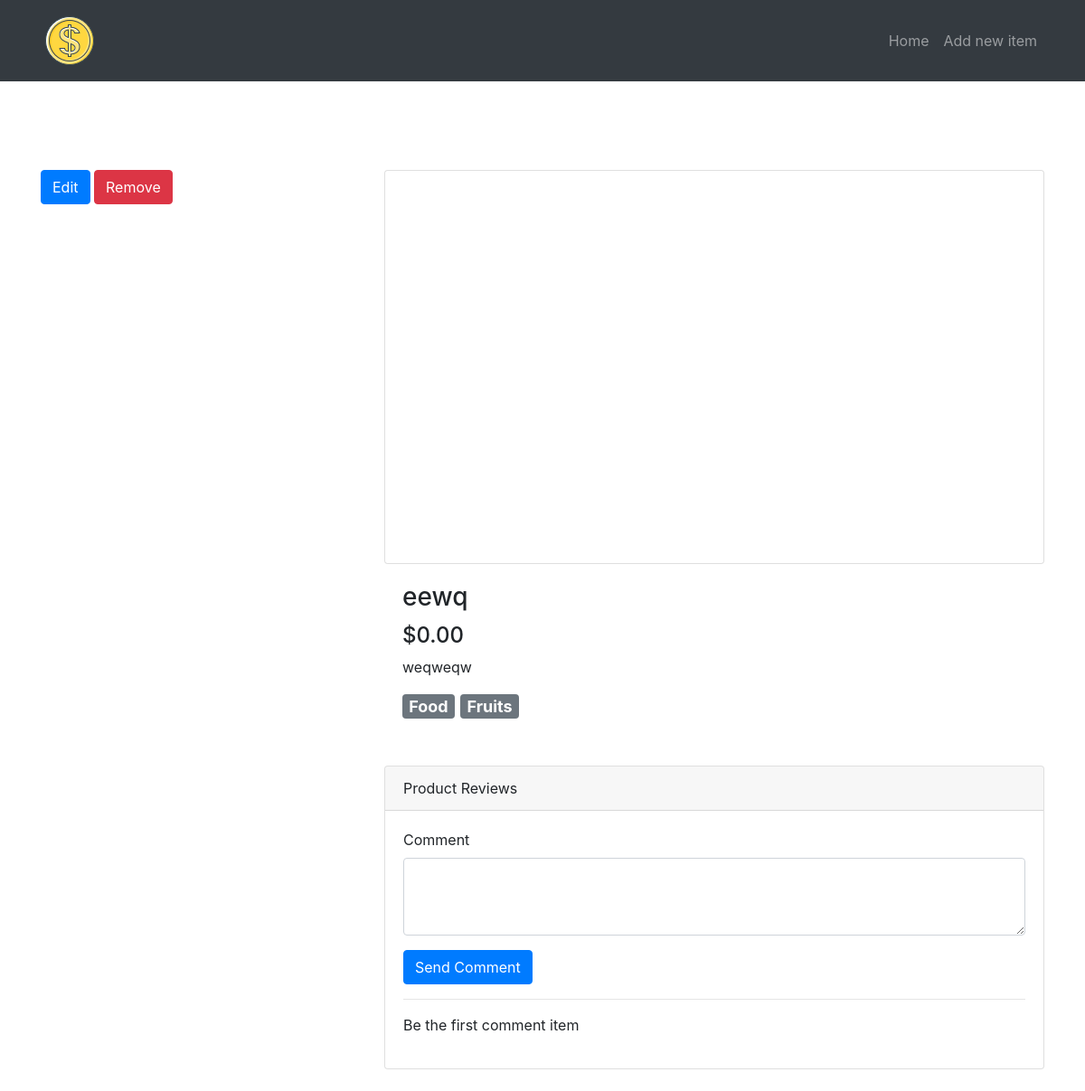
Screenshot of /items/9 with the database file from the repository.
### tables this page shows
CREATE TABLE items(
    id INTEGER PRIMARY KEY AUTOINCREMENT,
    title TEXT,
    description TEXT,
    price REAL,
    image TEXT,
    category_id INTEGER,
    subcategory_id INTEGER,
    FOREIGN KEY(category_id) REFERENCES categories(id),
    FOREIGN KEY(subcategory_id) REFERENCES subcategories(id)
);

CREATE TABLE categories(
    id INTEGER PRIMARY KEY AUTOINCREMENT,
    name TEXT
);

CREATE TABLE subcategories(
    id INTEGER PRIMARY KEY AUTOINCREMENT,
    name TEXT,
    category_id INTEGER,
    FOREIGN KEY(category_id) REFERENCES categories(id)
);

### alegrosz/views/items_views.py (the view)
@item_bp.route('/<int:item_id>')
def item(item_id):
    remove_item_form = RemoveItemForm()
    c = get_db().cursor()
    item_from_db = c.execute("""SELECT
        i.id, i.title, i.description, i.price, i.image, c.name, s.name
        FROM
        items AS i
        INNER JOIN  categories AS c ON i.category_id = c.id
        INNER JOIN subcategories AS s ON i.subcategory_id = s.id
        WHERE i.id = ?""", (item_id,))
    row = c.fetchone()
    try:
        item = {
            "id": row[0],
            "title": row[1],
            "description": row[2],
            "price": row[3],
            "image": row[4],
            "category": row[5],
            "subcategory": row[6]
        }
    except TypeError:
        item = {}
    comments = []
    if item:
        comments_from_db = c.execute('''SELECT
        content FROM comments
        WHERE item_id = ?
        ORDER BY id DESC
        ''', (item_id,))
        comments = [{'content': row[0]} for row in comments_from_db]
    commentForm = NewCommentForm()
    commentForm.item_id.data = item_id
    return render_template('item.html', item=item, removeItemForm=remove_item_form, commentForm=commentForm,
                           comments=comments)

### alegrosz/forms/item_forms.py
class RemoveItemForm(FlaskForm):
    submit = SubmitField("Remove")

### alegrosz/forms/comments_forms.py
class NewCommentForm(FlaskForm):
    content = TextAreaField("Comment", validators=[DataRequired("Data is required")])
    item_id = HiddenField(validators=[DataRequired()])
    submit = SubmitField("Send Comment")

### alegrosz/__init__.py (called while the page is built)
@app.teardown_appcontext
def close_connection(exception):
    db = getattr(g, '_database', None)
    if db is not None:
        db.close()

### alegrosz/db.py (called while the page is built)
def get_db():
    db = getattr(g, '_database', None)
    if db is None:
        db = g.database = sqlite3.connect(os.path.join(db_abs_path, 'database', 'alegrosz.db'))
    return db

### alegrosz/templates/item.html (shortened to what this page needs)
{% extends "base.html" %}
{% block content %}
<div class="row">
    <div class="col-lg-4 my-4">
        <a href="{{ url_for('items.edit_item', item_id=item.id) }}" class="btn btn-primary">Edit
        </a>
        <form action="{{ url_for('items.remove_item', item_id=item.id) }}" class="delete-form" method="POST">
            {{ removeItemForm.submit(class="btn btn-danger", onclick="return confirm('Are you sure you want to delete
            this item?');") }}
        </form>
    </div>
    <div class="col-lg-8">
        <div class="card mt-4">
            <div class="embed-responsive embed-responsive-16by9">
            </div>
        </div>
        <div class="card-body">
            <h3 class="card-title">
                {{ item.title }}
            </h3>
            <h4>{{ "$%.2f"|format(item.price) }}
            </h4>
            <p class="card-text">
                {{ item.description }}
            </p>
            <h4>
                <div class="badge badge-secondary">
                    {{ item.category }}
                </div>
                <div class="badge badge-secondary">
                    {{ item.subcategory }}
                </div>
            </h4>
        </div>
        <div class="card card-outline-secondary my-4">
            <div class="card-header">
                Product Reviews
            </div>
            <div class="card-body">
                <form action="{{ url_for('comments.add_comment') }}" class="comment-form" method="post">
                    <div class="form-group">
                        {{ commentForm.content.label }}
                        {{ commentForm.content(class='form-control', rows='3') }}
                    </div>
                        {{ commentForm.submit(class='btn btn-primary') }}
                </form>
                <hr class="form-boarder">
                {% if comments %}
                    {% for comment in comments %}
                        {% with content = comment.content %}
                            {% include '_comment.html' %}
                        {% endwith %}
                    {% endfor %}
                {% else %}
                    <p class="placeholder-comment">Be the first comment item</p>
                {% endif %}
            </div>
        </div>
    </div>
</div>
{% endblock %}

### alegrosz/static/css/style.css (style rules this page uses)
body { padding-top: 64px; }
.delete-form { display: inline; }

### rows the page displays
items: title "eewq", price "$0.00", description "weqweqw"
categories: category "Food"
subcategories: subcategory "Fruits"

### other values shown
{{ commentForm.content.label }} "Comment"
